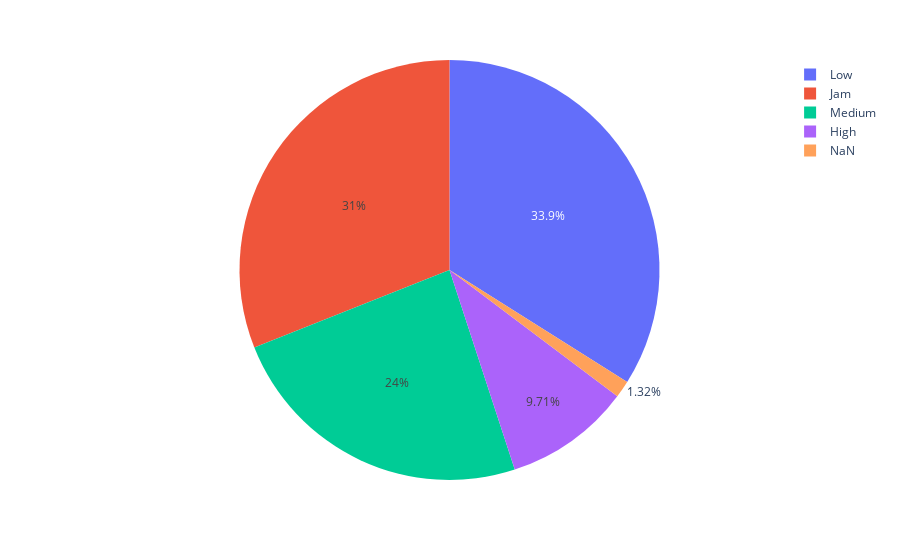

Here is the notebook cell this chart was saved with:
### Code cell
columns = ['ID', 'Road_traffic_density']
df_aux = df.loc[:, columns].groupby( 'Road_traffic_density' ).count().reset_index()
df_aux['perc_ID'] = 100 * ( df_aux['ID'] / df_aux['ID'].sum() )

# Gerando o gráfico
px.pie( df_aux, values='perc_ID', names='Road_traffic_density' )

### Figure 1 — Plotly figure (JSON) as saved in the notebook; plotly's stock layout.template omitted (floating-point values rounded to 4 significant figures)
{"data": [{"domain": {"x": [0, 1], "y": [0, 1]}, "hovertemplate": "Road_traffic_density=%{label}<br>perc_ID=%{value}<extra></extra>", "labels": ["High", "Jam", "Low", "Medium", "NaN"], "legendgroup": "", "name": "", "showlegend": true, "type": "pie", "values": [9.705, 31.02, 33.95, 24.01, 1.318]}], "layout": {"legend": {"tracegroupgap": 0}, "margin": {"t": 60}}}
